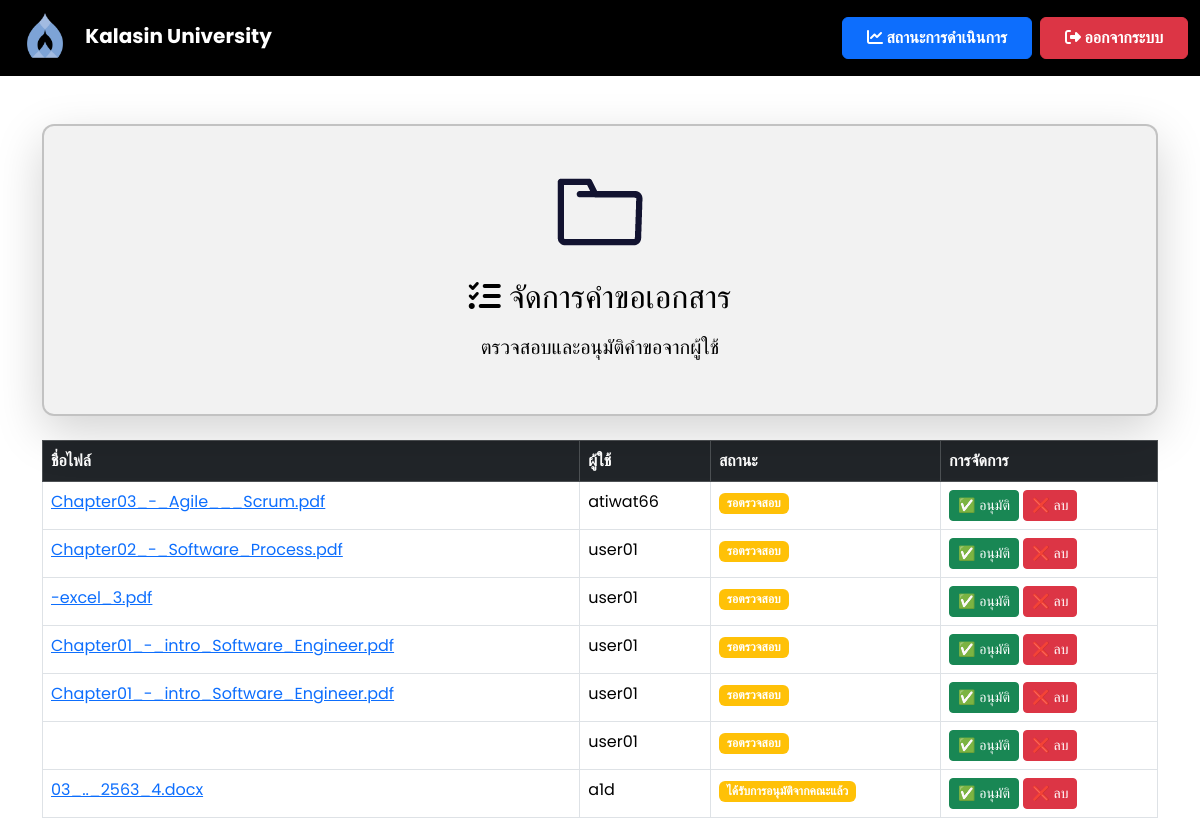
Page /manage_requests (signed in) on the committed database.
### app.py (models this page shows)
class File(db.Model):
    id = db.Column(db.Integer, primary_key=True)
    filename = db.Column(db.String(255), nullable=False)
    file_path = db.Column(db.String(255), nullable=True)  # ✅ เพิ่มฟิลด์นี้
    status = db.Column(db.String(50), nullable=False, default="รอตรวจสอบ")
    comment = db.Column(db.Text, nullable=True)
    user_id = db.Column(db.Integer, db.ForeignKey('user.id'), nullable=False)
    upload_date = db.Column(db.DateTime, default=db.func.current_timestamp())
    review_date = db.Column(db.DateTime, nullable=True)
    approve_date = db.Column(db.DateTime, nullable=True)

class User(db.Model):
    id = db.Column(db.Integer, primary_key=True)
    username = db.Column(db.String(100), unique=True, nullable=False)
    email = db.Column(db.String(150), unique=True, nullable=False)  # ✅ เพิ่ม email
    password = db.Column(db.String(200), nullable=False)
    role = db.Column(db.String(10), nullable=False, default='user')
    files = db.relationship('File', backref='user', lazy=True)

### app.py (the view)
@app.route('/manage_requests')
def manage_requests():
    if 'user_id' not in session or session.get('role') not in ['admin', 'admin_university']:
        flash("⚠️ กรุณาเข้าสู่ระบบก่อน!", "warning")
        return redirect(url_for('login'))  # ถ้าไม่ได้ login ให้กลับไปหน้า login
    files = File.query.all()
    response = make_response(render_template('manage_requests.html', files=files))
    response.headers['Cache-Control'] = 'no-store, no-cache, must-revalidate, max-age=0'
    response.headers['Pragma'] = 'no-cache'
    response.headers['Expires'] = '0'
    return response

### templates/manage_requests.html (shortened to what this page needs)
<!DOCTYPE html>
<html lang="th">
<head>
    <link href="https://cdn.jsdelivr.net/npm/bootstrap@5.3.3/dist/css/bootstrap.min.css" rel="stylesheet">
    <link rel="stylesheet" href="https://cdnjs.cloudflare.com/ajax/libs/font-awesome/6.4.2/css/all.min.css">
</head>
<body>
    <nav class="navbar navbar-expand-lg navbar-dark">
        <div class="container-fluid">
            <a class="navbar-brand ms-2" href="{{ url_for('faculty_dashboard') }}">
                <img src="{{ url_for('static', filename='images/Kalasin_University_Seal.svg.png') }}"
                     alt="Kalasin University Logo" style="height: 50px; margin-right: 10px;">
                <strong>Kalasin University</strong>
            </a>
            <div class="ms-auto d-flex">
                <a href="{{ url_for('status') }}" class="btn btn-primary fw-bold px-4 py-2 me-2">
                    <i class="fas fa-chart-line"></i> สถานะการดำเนินการ
                </a>
                <a href="{{ url_for('logout') }}" class="btn btn-danger fw-bold px-4 py-2">
                    <i class="fas fa-sign-out-alt"></i> ออกจากระบบ
                </a>
            </div>
        </div>
    </nav>
<div class="container mt-5 d-flex justify-content-center">
    <div class="card shadow-lg" style="width: 1500px;">
        <div class="card-body d-flex flex-column align-items-center text-center">
            <img src="static/images/diiodid.gif" alt="Document Management" class="img-fluid mb-3" style="width: 100px; height: 100px;">
            <div>
                <h2 class="mb-3"><i class="fas fa-tasks"></i> จัดการคำขอเอกสาร</h2>
                <p class="lead">ตรวจสอบและอนุมัติคำขอจากผู้ใช้</p>
            </div>
        </div>
    </div>
</div>
    <div class="container mt-4">
        <table class="table table-bordered mt-3">
            <thead class="table-dark">
                <tr>
                    <th>ชื่อไฟล์</th>
                    <th>ผู้ใช้</th>
                    <th>สถานะ</th>
                    <th>การจัดการ</th>
                </tr>
            </thead>
            <tbody>
                {% for file in files %}
                <tr>
                    <td>
                        <a href="{{ url_for('uploaded_file', filename=file.filename) }}" target="_blank">
                            {{ file.filename }}
                        </a>
                    </td>
                    <td>{{ file.user.username }}</td>
                    <td>
                        <span class="badge {% if file.status == 'อนุมัติแล้ว' %} bg-success {% else %} bg-warning {% endif %}">
                            {{ file.status }}
                        </span>
                    </td>
                    <td>
                        {% if file.status != 'อนุมัติแล้ว' %}
                        <a href="{{ url_for('approve_file', file_id=file.id) }}" class="btn btn-success btn-sm">
                            ✅ อนุมัติ
                        </a>
                        {% endif %}
                        <a href="{{ url_for('delete_file', file_id=file.id) }}" class="btn btn-danger btn-sm"
                           onclick="return confirm('คุณแน่ใจหรือไม่ว่าต้องการลบไฟล์นี้?');">
                            ❌ ลบ
                        </a>
                    </td>
                </tr>
                {% else %}
                <tr>
                    <td colspan="4" class="text-center text-muted">ยังไม่มีคำขอเอกสาร</td>
                </tr>
                {% endfor %}
            </tbody>
        </table>
    </div>
</body>
</html>

### templates/manage_requests.html (style rules this page uses)
body { font-family: 'Poppins', sans-serif; background: white; color: black; }
.navbar { background: #000000; backdrop-filter: blur(10px); }
.card { background: rgba(0, 0, 0, 0.05); color: black; border-radius: 12px; padding: 20px; border: 2px solid rgba(0, 0, 0, 0.2); box-shadow: 0 5px 15px rgba(0, 0, 0, 0.2); }

### rows in the picture
File: filename "Chapter03_-_Agile___Scrum.pdf", user.username "atiwat66", status "รอตรวจสอบ"
File: filename "Chapter02_-_Software_Process.pdf", user.username "user01", status "รอตรวจสอบ"
File: filename "-excel_3.pdf", user.username "user01", status "รอตรวจสอบ"
File: filename "Chapter01_-_intro_Software_Engineer.pdf", user.username "user01", status "รอตรวจสอบ"
File: filename "Chapter01_-_intro_Software_Engineer.pdf", user.username "user01", status "รอตรวจสอบ"
File: user.username "user01", status "รอตรวจสอบ"
File: filename "03_.._2563_4.docx", user.username "a1d", status "ได้รับการอนุมัติจากคณะแล้ว"
